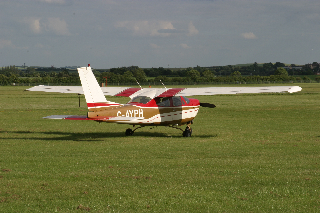
#> input picture Midterms/Midterm1/4_26_s.bmp, 320 x 213 px, given in place of ., which was not available
$ python canny_edge_detection.py --images .
#> lines starting #> are read from the running program, lines starting #| are printed output that depends on the picture; after the words box and inside, x2 and y2 are one past the last pixel; in counts of white or black regions, pixels touching at a corner belong together; pictures that were not available may be replaced by others from this repository, and a replacement may not be noted
# import the necessary packages
import numpy as np
import argparse
import glob
import cv2

def auto_canny(image, sigma=0.33):
	# compute the median of the single channel pixel intensities
	v = np.median(image)

	# apply automatic Canny edge detection using the computed median
	lower = int(max(0, (1.0 - sigma) * v))
	upper = int(min(255, (1.0 + sigma) * v))
	edged = cv2.Canny(image, lower, upper)

	# return the edged image
	return edged

# construct the argument parse and parse the arguments
ap = argparse.ArgumentParser()
ap.add_argument("-i", "--images", required=True,
	help="path to input dataset of images")
args = vars(ap.parse_args())

# loop over the images
for imagePath in glob.glob(args["images"]): # + "/*.jpg"):
	# load the image, convert it to grayscale, and blur it slightly
	image = cv2.imread(imagePath)
#> image is the input picture: shape (213, 320, 3); mean B, G, R 81.3, 113.5, 111.4
	gray = cv2.cvtColor(image, cv2.COLOR_BGR2GRAY)
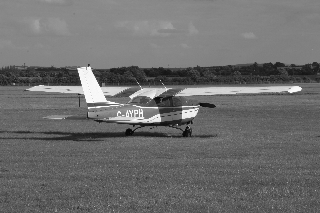
#> gray: shape (213, 320); min 7, max 253, mean 109.3
	blurred = cv2.GaussianBlur(gray, (3, 3), 0)
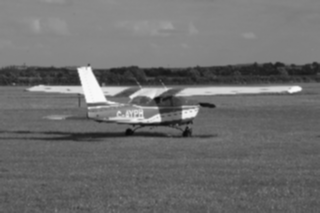
#> blurred: shape (213, 320); min 9, max 250, mean 109.3

	# apply Canny edge detection using a wide threshold, tight
	# threshold, and automatically determined threshold
	wide = cv2.Canny(blurred, 10, 200)
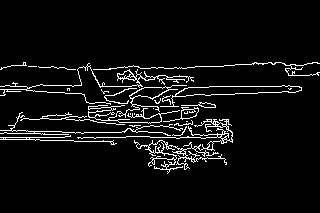
#> wide: shape (213, 320); 5.8% white in thin lines or dots, all inside (x1, y1, x2, y2) = (0, 62, 320, 174)
	tight = cv2.Canny(blurred, 225, 250)
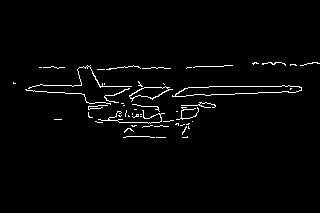
#> tight: shape (213, 320); 2.1% white in thin lines or dots, all inside (x1, y1, x2, y2) = (13, 62, 320, 138)
	auto = auto_canny(blurred)
#> in auto_canny, `v = np.median(image)`: v = 103
#> in auto_canny, `lower = int(max(0, (1.0 - sigma) * v))`: lower = 69
#> in auto_canny, `upper = int(min(255, (1.0 + sigma) * v))`: upper = 136
#> in auto_canny, `edged = cv2.Canny(image, lower, upper)`:
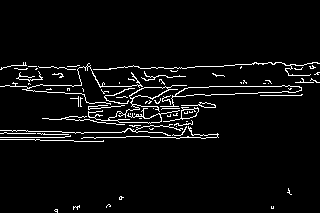
#> edged: shape (213, 320); 4.7% white in thin lines or dots, all inside (x1, y1, x2, y2) = (0, 62, 320, 213)

	# show the images
	# cv2.imshow("Original", image)
	# cv2.imshow("Edges", np.hstack([wide, tight, auto]))
	# cv2.waitKey(0)

cv2.imwrite('./canny_samples/canny_landscape.jpg', auto)

$ run again, on Midterms/Midterm1/5_12_s.bmp
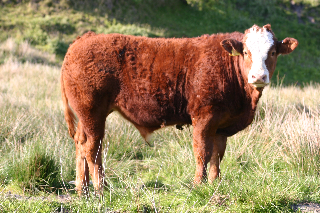
#> input picture Midterms/Midterm1/5_12_s.bmp, 320 x 213 px, given in place of ., which was not available
#> image is the input picture: shape (213, 320, 3); mean B, G, R 96.9, 132.7, 152.2
#> `wide = cv2.Canny(blurred, 10, 200)`:
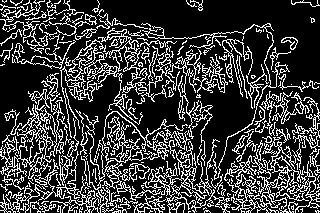
#> wide: shape (213, 320); 23.6% white in thin lines or dots
#> tight: shape (213, 320); 5.1% white in thin lines or dots
#> v = 145
#> lower = 97
#> upper = 192
#> in auto_canny, `edged = cv2.Canny(image, lower, upper)`:
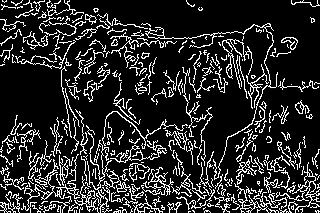
#> edged: shape (213, 320); 16.5% white in thin lines or dots

$ run again, on Midterms/Midterm1/7_2_s.bmp
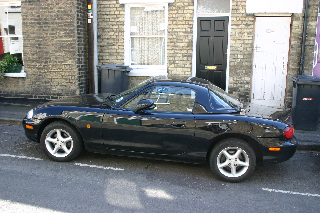
#> input picture Midterms/Midterm1/7_2_s.bmp, 320 x 213 px, given in place of ., which was not available
#> image is the input picture: shape (213, 320, 3); mean B, G, R 128.7, 127, 123.6
#> `wide = cv2.Canny(blurred, 10, 200)`:
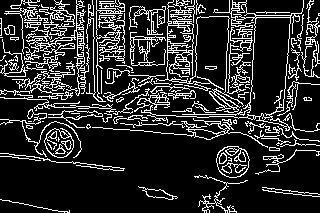
#> wide: shape (213, 320); 17.4% white in thin lines or dots
#> tight: shape (213, 320); 5.1% white in thin lines or dots
#> v = 126
#> lower = 84
#> upper = 167
#> in auto_canny, `edged = cv2.Canny(image, lower, upper)`:
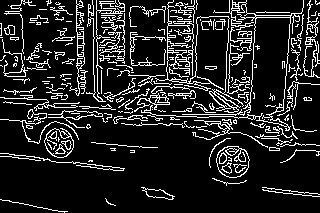
#> edged: shape (213, 320); 14.3% white in thin lines or dots
